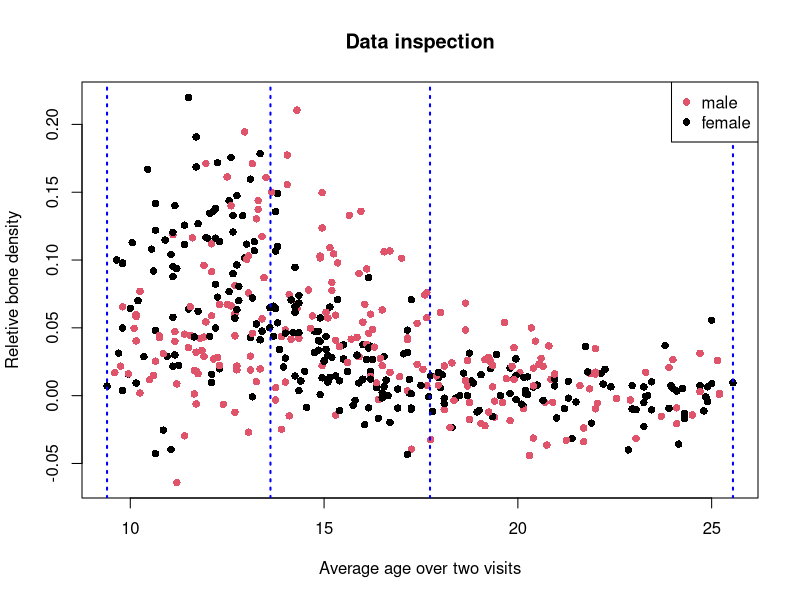
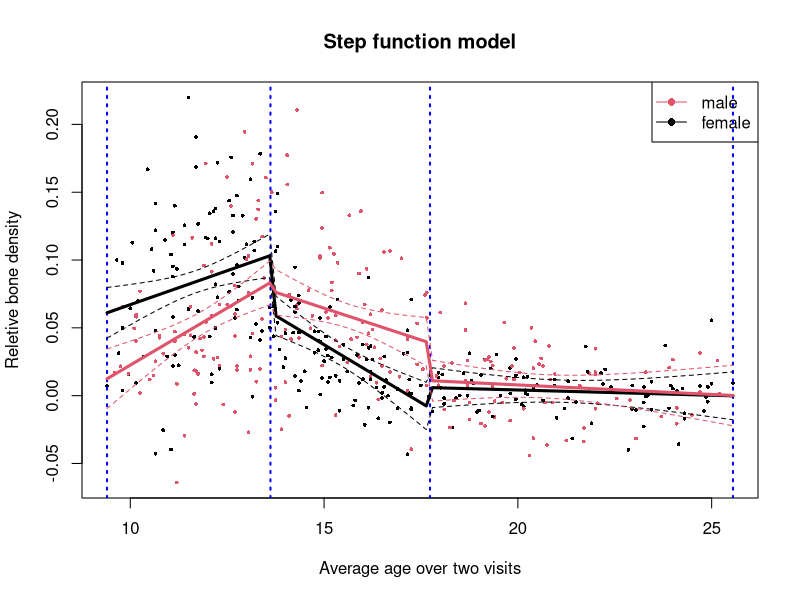
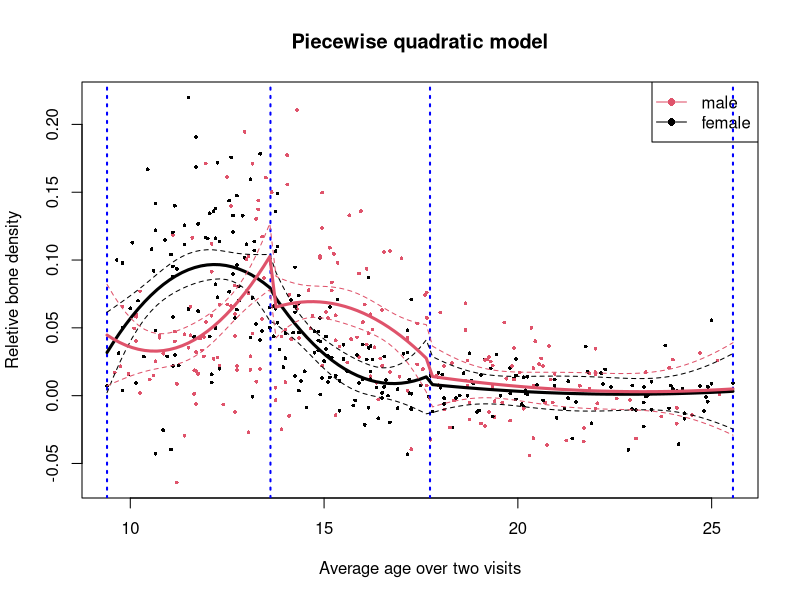
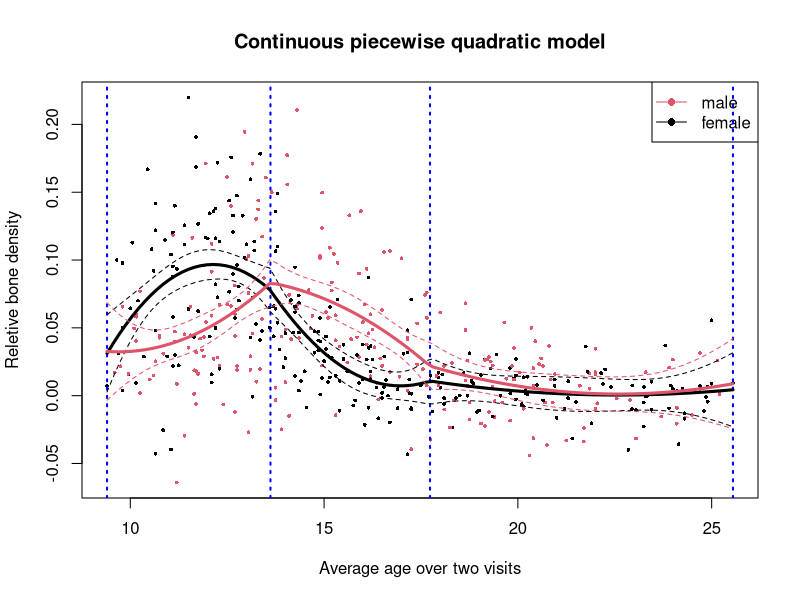
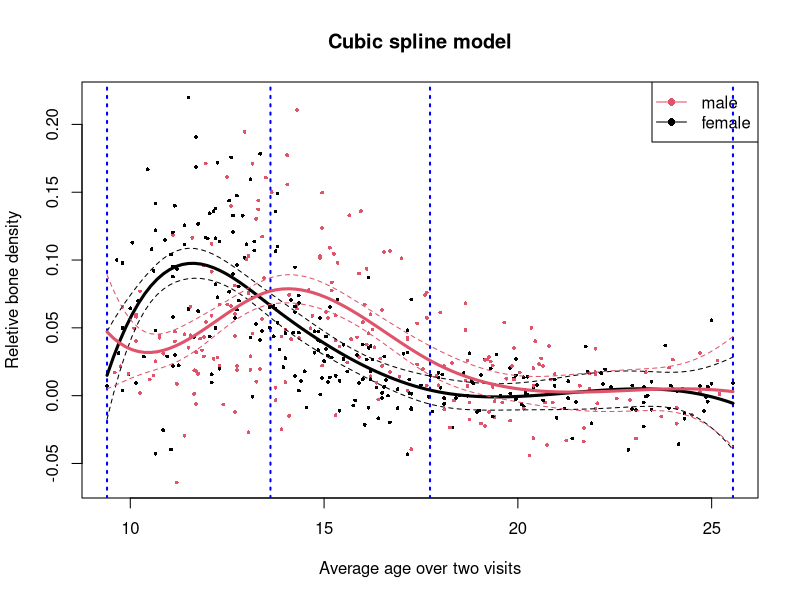
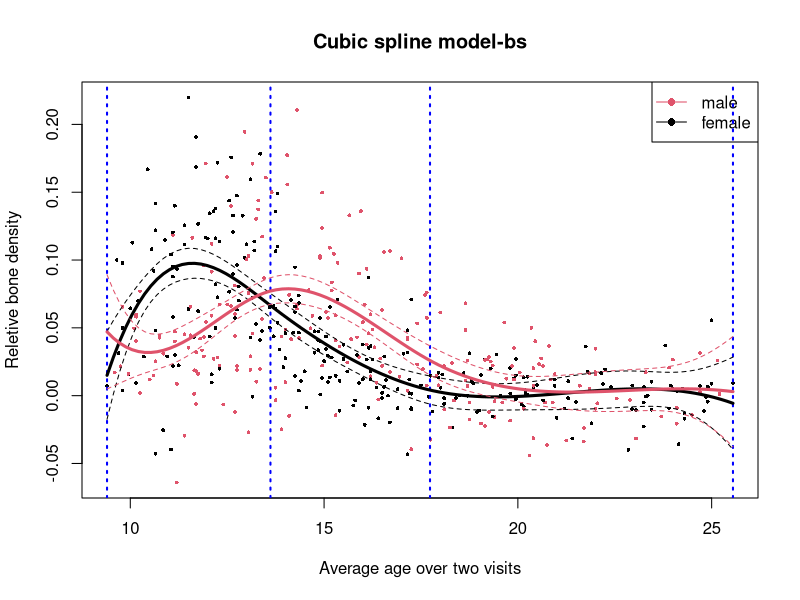
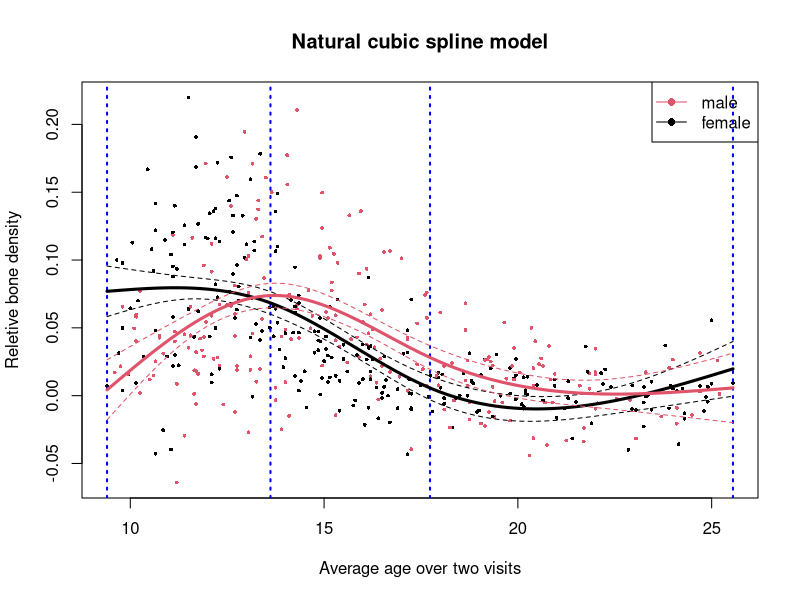
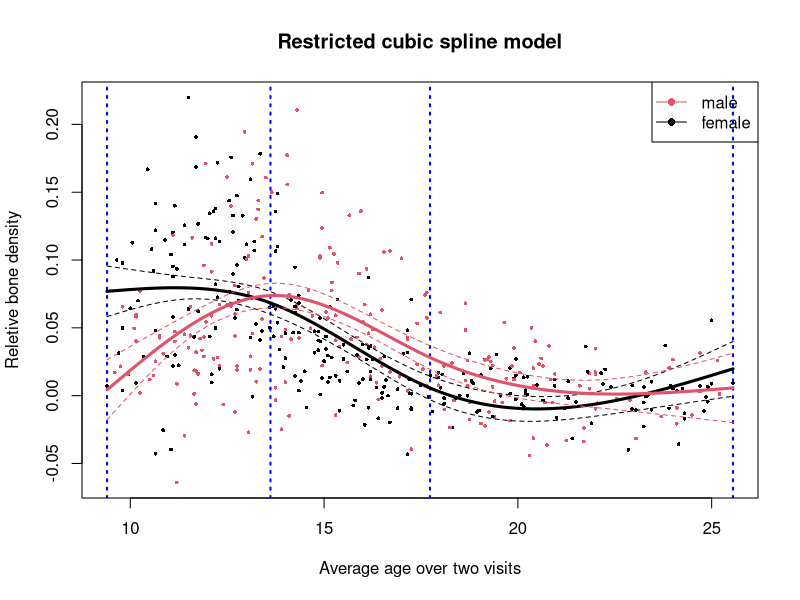

These figures' R source, in order:
## ---- chunk 1
knitr::opts_chunk$set(echo = TRUE)
library(splines)
library(Hmisc)
## ---- chunk 2
bone <- read.csv("../data/bone.csv", as.is = TRUE)
head(bone)
bds <- quantile(bone$age, probs=c(0, 1/3, 2/3, 1))
bone$agecat <- cut(bone$age, breaks=bds, include.lowest=TRUE)

plot(bone$age, bone$spnbmd, col=as.factor(bone$gender), pch=16, xlab="Average age over two visits", ylab="Reletive bone density", main="Data inspection")
abline(v=bds, lwd=2, lty=3, col="blue")
legend("topright", legend=as.factor(unique(bone$gender)), pch=c(16, 16),
        col=as.factor(unique(bone$gender)))

## ---- chunk 3
hw6.plot <- function(m.info, m.name, dat, knot) {
  plot(dat$age, dat$spnbmd, col=as.factor(dat$gender), pch=16, 
     xlab="Average age over two visits", ylab="Reletive bone density", 
     main=m.name, cex=0.5)
  legend("topright", legend=as.factor(unique(dat$gender)), pch=c(16, 16),
         lty=c(1,1),col=as.factor(unique(dat$gender)))
  abline(v=knot, lwd=2, lty=3, col="blue") # locations of knots
  curve(predict(m.info, data.frame(agecat=cut(x, breaks=knot, include.lowest=TRUE), age=x, gender="female")), lwd=3, col=1, add=TRUE) #estimates for male
  curve(predict(m.info, data.frame(agecat=cut(x, breaks=knot, include.lowest=TRUE), age=x, gender="female"), interval="confidence")[,2], lwd=1, col=1, lty=2, add=TRUE) #lower confidence interval
  curve(predict(m.info, data.frame(agecat=cut(x, breaks=knot, include.lowest=TRUE), age=x, gender="female"), interval="confidence")[,3], lwd=1, col=1, lty=2, add=TRUE) #upper confidence interval
  curve(predict(m.info, data.frame(agecat=cut(x, breaks=knot, include.lowest=TRUE),
                                       age=x, gender="male")), 
        lwd=3, col=2, add=TRUE)
  curve(predict(m.info, data.frame(agecat=cut(x, breaks=knot, include.lowest=TRUE),
                                       age=x, gender="male"), 
                interval="confidence")[,2], lwd=1, col=2, lty=2, add=TRUE)
  curve(predict(m.info, data.frame(agecat=cut(x, breaks=knot, include.lowest=TRUE),
                                       age=x, gender="male"), 
                interval="confidence")[,3], lwd=1, col=2, lty=2, add=TRUE)
}
## ---- chunk 4
m0 <- lm(spnbmd ~ agecat*age*gender, data=bone)
length(coef(m0)) # number of coefficients fitted for the whole model
length(coef(m0))/2 # number of coefficients fitted for one gender only model
hw6.plot(m0, "Step function model", bone, bds)
## ---- chunk 5
m1 <- lm(spnbmd ~ (agecat*poly(age, 2, raw=T))*gender, data=bone)
length(coef(m1)) # number of coefficients fitted for the whole model
length(coef(m1))/2 # number of coefficients fitted for one gender only model
hw6.plot(m1, "Piecewise quadratic model", bone, bds)
## ---- chunk 6
m2 <- lm(spnbmd ~ (poly(age, 2, raw=T) + poly(pmax(I(age-bds[2]),0), 2, raw=T) 
          + poly(pmax(I(age-bds[3]),0), 2, raw=T))*gender, data=bone)
length(coef(m2)) # number of coefficients fitted for the whole model
length(coef(m2))/2 # number of coefficients fitted for one gender only model
hw6.plot(m2, "Continuous piecewise quadratic model", bone, bds)
## ---- chunk 7
m4 <- lm(spnbmd ~ (poly(age, 3, raw=T) + I(pmax(age-bds[2],0)^3) + 
                       I(pmax(age-bds[3],0)^3))*gender, data=bone)
length(coef(m4)) # number of coefficients fitted for the whole model
length(coef(m4))/2 # number of coefficients fitted for one gender only model
hw6.plot(m4, "Cubic spline model", bone, bds)
## ---- chunk 8
m4_2 <- lm(spnbmd ~ bs(age, knots=bds[2:3])*gender, data=bone)
length(coef(m4_2)) # number of coefficients fitted for the whole model
length(coef(m4_2))/2 # number of coefficients fitted for one gender only model
hw6.plot(m4_2, "Cubic spline model-bs", bone, bds)
## ---- chunk 9
m5 <- lm(spnbmd ~ ns(age, knots=bds[2:3])*gender, data=bone)
length(coef(m5)) # number of coefficients fitted for the whole model
length(coef(m5))/2 # number of coefficients fitted for one gender only model
hw6.plot(m5, "Natural cubic spline model", bone, bds)
## ---- chunk 10
m6 <- lm(spnbmd ~ rcspline.eval(age, knots=bds, inclx = TRUE)*gender, data=bone)
length(coef(m6)) # number of coefficients fitted for the whole model
length(coef(m6))/2 # number of coefficients fitted for one gender only model
hw6.plot(m6, "Restricted cubic spline model", bone, bds)
